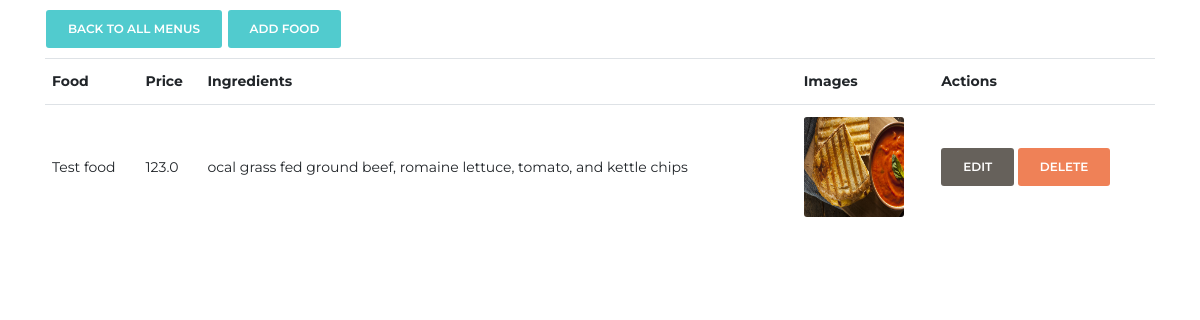
The page /admin/menu/1/food on the database its author committed.
### models.py (models this page shows)
class Food(db.Model):
    id = db.Column(db.Integer, primary_key=True)
    title = db.Column(db.Text)
    price = db.Column(db.Float)
    ingredients = db.Column(db.Text)
    image_url = db.Column(db.Text)
    menu_id = db.Column(db.Integer, db.ForeignKey('menu.id'))

### admin/routes.py (the view)
@admin_bp.route('/menu/<int:id>/food')
def admin_food(id):
    from models import Menu,Food
    menu = Menu.query.get(id)
    foods = Food.query.filter_by(menu_id=id)
    return render_template('menu/food.html',foods=foods,menu=menu)

### admin/templates/menu/food.html
{% extends 'base.html' %}
{% block main%}
<a href="{{ url_for('admin.admin_menu') }}" class="btn btn-primary">Back to all menus</a>
<a href="{{ url_for('admin.admin_add_food', id=menu.id) }}" class="btn btn-primary text-right">Add food</a>
<div class="table-responsive">
    <table class="table">
        <tr>
            <th>Food</th>
            <th>Price</th>
            <th>Ingredients</th>
            <th>Images</th>
            <th>Actions</th>
        </tr>
        {% for food in foods %}
        <tr>
            <td>{{ food.title }}</td>
            <td>{{ food.price }}</td>
            <td>{{ food.ingredients }}</td>
            <td> <img src="/uploads/{{ food.image_url }}" alt="{{ food.title }}" style="width: 100px;height: 100px;"></td>
            <td>
                <a href="{{ url_for('admin.admin_edit_food', food_id=food.id,id=menu.id) }}" class="btn btn-secondary">Edit</a>
                <a href="{{ url_for('admin.admin_delete_food', food_id=food.id, id=menu.id) }}" class="btn btn-danger">Delete</a>
            </td>
        </tr>
        {% endfor %}
    </table>
</div>
{% endblock%}

### rows shown on the page
Food: title "Test food", price "123.0", ingredients "ocal grass fed ground beef, romaine lettuce, tomato, and kettle chips", image_url (picture)
